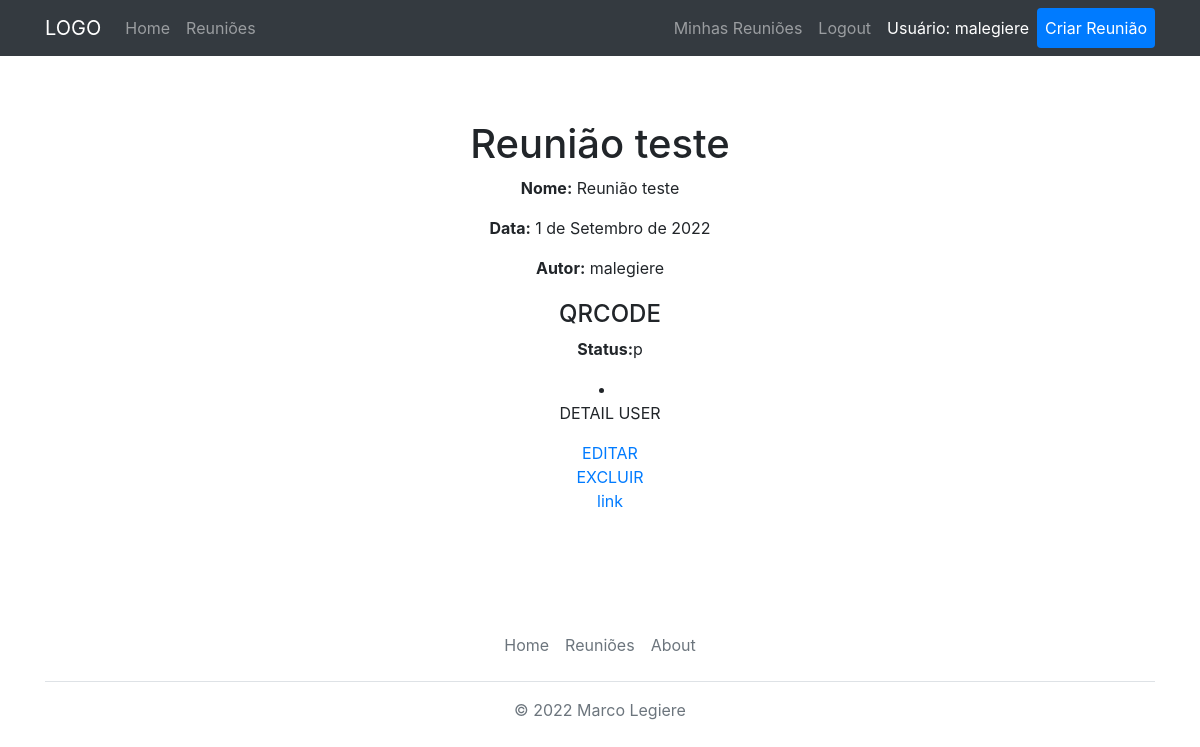
The page /mymeetings/dd724302-8783-45e2-8952-ad42be3f15b7 (signed in) on the database its author committed.
### polls/models.py (models this page shows, shortened)
class Meeting(models.Model):
    id = models.UUIDField(primary_key=True, default=uuid.uuid4, help_text='ID UNICO')
    name_meeting = models.CharField(max_length=120, verbose_name='Nome da reunião')
    author = models.ForeignKey(User, on_delete=models.SET_NULL, null=True, blank=False, verbose_name='Autor')
    date_meeting = models.DateField(verbose_name='Data da reunião')
    link = models.CharField(max_length=400, blank=True, verbose_name='Link da reunião')
    MEETING_PUBLIC = (
        ('p', 'Publicado'),
        ('a', 'Arquivado')
    )
    public = models.CharField(
        max_length=1,
        choices=MEETING_PUBLIC,
        blank=False,
        default='p',
        help_text='Publicar ou Arquivar',
    )
    MEETING_LOCAL = (
        ('p', 'Presencial'),
        ('o', 'Online')
    )
    local = models.CharField(
        max_length=1,
        choices=MEETING_LOCAL,
        blank=False,
        default='p',
        help_text='Local Reunião',
    )
    MEETING_STATUS = (
        ('p', 'Público'),
        ('f', 'Fechado')
    )
    status = models.CharField(
        max_length=1,
        choices=MEETING_STATUS,
        blank=False,
        default='f',
        help_text='Status da reunião',
    )

### polls/views.py (the view)
# urls.py: path('mymeetings/<str:pk>', views.LoanedMeetingsByUserDetailView.as_view(), name='my-meetingsDetail'),
class LoanedMeetingsByUserDetailView(LoginRequiredMixin, generic.DetailView):
    model = Meeting
    template_name ='polls/meeting_detail_borrowed_user.html'

### polls/templates/polls/meeting_detail_borrowed_user.html (shortened to what this page needs)
{% extends "base.html" %}
{% block content %}
  <h1>{{ meeting.name_meeting }}</h1>
  <p><strong>Nome:</strong> {{ meeting.name_meeting }}</p>
  <p><strong>Data:</strong> {{ meeting.date_meeting }}</p>
  <p><strong>Autor:</strong> {{ meeting.author }}</p>
  <div style="margin-left:20px;margin-top:20px;display=flex">
    <h4>QRCODE</h4>
      <p><strong>Status:</strong>{{ meeting.local }}</p>
      <li>
        <p>DETAIL USER</p>
        <a href="{% url 'mymeeting_update' meeting.id%}">EDITAR</a><br>
        <a href="{% url 'mymeeting_delete' meeting.id%}">EXCLUIR</a>
      </li>
    <a href="{% url 'user' meeting.id%}">link</a>
  </div>
{% endblock %}

### polls/templates/base.html (shortened to what this page needs)
<!DOCTYPE html>
  {% load static %}
<html lang="pt-br">
<head>
    <link rel="stylesheet" href="{% static 'css/bootstrap.min.css' %}">
    <link rel="stylesheet" href="{% static 'fa/css/all.min.css' %}">
</head>
<body>
    {% block navbar %}
    <nav class="navbar navbar-expand-lg navbar-dark bg-dark">
        <div class="container">
            <a class="navbar-brand" href="{% url 'index' %}">LOGO</a>
            <div class="collapse navbar-collapse" id="navbarSupportedContent">
                <ul class="navbar-nav mr-auto">
                    <li class="nav-item">
                        <a class="nav-link" aria-pressed="true" href="{% url 'index' %}">Home<span class="sr-only">(current)</span></a>
                    </li>
                    <li class="nav-item">
                        <a class="nav-link" aria-pressed="true" href="{% url 'meeting' %}">Reuniões<span class="sr-only">(current)</span></a>
                    </li>
                </ul>
                    <ul class="nav justify-content-end navbar-nav">
                       {% if user.is_authenticated %}
                        <li class="nav-item">
                            <a class="nav-link" aria-pressed="true" href="{% url 'my-meetings' %}">Minhas Reuniões<span class="sr-only">(current)</span></a>
                        </li>
                        <li class="nav-item">
                            <a class="nav-link " aria-pressed="true" href="{% url 'logout'%}?next={{request.path}}">Logout<span class="sr-only">(current)</span></a>
                        </li>
                        <li class="nav-item active">
                            <a type="button"class="nav-link">Usuário: {{ user.get_username }}</a>
                        </li>
                        <li class="nav nav-pills">
                            <a type="button"class="nav-link active" href="{% url 'mymeeting_create' %}">Criar Reunião</a>
                        </li>
                       {% else %}
                            <a type="button" class="btn btn-success" href="{% url 'login'%}?next={{request.path}}">Login<span class="sr-only">(current)</span></a>
                       {% endif %}
                    </ul>
                {% endblock %}
            </div>
        </div>
    </nav>
    <section class="jumbotron text-center">{% block content %}{% endblock %}</section>
</body>
<div class="container ">
  <footer class="py-3 my-4">
    <ul class="nav justify-content-center border-bottom pb-3 mb-3">
      <li class="nav-item"><a href="{% url 'index' %}" class="nav-link px-2 text-muted">Home</a></li>
      <li class="nav-item"><a href="{% url 'meeting' %}" class="nav-link px-2 text-muted">Reuniões</a></li>
      <li class="nav-item"><a href="https://www.linkedin.com/in/marco-legiere-61913490/" class="nav-link px-2 text-muted">About</a></li>
    </ul>
    <p class="text-center text-muted">&copy; 2022 Marco Legiere</p>
  </footer>
</div>
</html>

### rows shown on the page
Meeting: name_meeting "Reunião teste", date_meeting "1 de Setembro de 2022", author "malegiere", local "p"

### other values the page prints
{{ user.get_username }} "malegiere"
